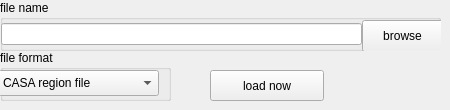
       <widget class="QWidget" name="tab_3">
        <attribute name="title">
         <string>load</string>
        </attribute>
        <widget class="QGroupBox" name="load_file_name">
         <property name="geometry">
          <rect>
           <x>0</x>
           <y>0</y>
           <width>441</width>
           <height>51</height>
          </rect>
         </property>
         <property name="title">
          <string>file name</string>
         </property>
         <property name="flat">
          <bool>true</bool>
         </property>
         <widget class="QLineEdit" name="load_filename">
          <property name="geometry">
           <rect>
            <x>1</x>
            <y>23</y>
            <width>361</width>
            <height>22</height>
           </rect>
          </property>
          <property name="toolTip">
           <string>input file name</string>
          </property>
         </widget>
         <widget class="QPushButton" name="load_file_name_browse">
          <property name="geometry">
           <rect>
            <x>362</x>
            <y>20</y>
            <width>81</width>
            <height>32</height>
           </rect>
          </property>
          <property name="toolTip">
           <string>show browser to select region</string>
          </property>
          <property name="text">
           <string>browse</string>
          </property>
         </widget>
        </widget>
        <widget class="QGroupBox" name="groupBox_12">
         <property name="geometry">
          <rect>
           <x>0</x>
           <y>50</y>
           <width>171</width>
           <height>51</height>
          </rect>
         </property>
         <property name="title">
          <string>file format</string>
         </property>
         <property name="flat">
          <bool>true</bool>
         </property>
         <widget class="QComboBox" name="load_file_type">
          <property name="geometry">
           <rect>
            <x>-2</x>
            <y>20</y>
            <width>161</width>
            <height>26</height>
           </rect>
          </property>
          <property name="toolTip">
           <string>input file format</string>
          </property>
          <item>
           <property name="text">
            <string>CASA region file</string>
           </property>
          </item>
          <item>
           <property name="text">
            <string>DS9 region file</string>
           </property>
          </item>
         </widget>
        </widget>
        <widget class="QPushButton" name="load_now">
         <property name="geometry">
          <rect>
           <x>210</x>
           <y>70</y>
           <width>114</width>
           <height>31</height>
          </rect>
         </property>
         <property name="toolTip">
          <string>load region(s) from file...</string>
         </property>
         <property name="text">
          <string>load now</string>
         </property>
        </widget>
       </widget>
